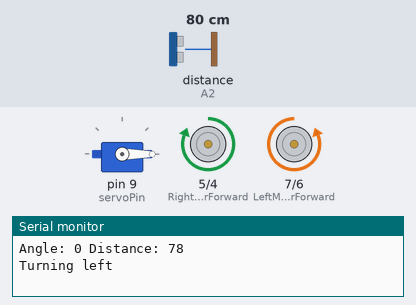
The sketch below on a simulated Arduino Uno, built with avr-gcc and run on an emulated ATmega328P. Parts: servo, motor-driver pin pairs drawn as motors (green arrow = first pin HIGH = forward, orange = second pin HIGH = backward, longer = more drive), the last lines printed to the serial monitor. Wiring (inferred from the names in the program): ultrasonic range finder: trigger A1; echo A2. Inputs (shaded band) come from the test bench; at power-on: distance to the obstacle (sensor on A2) 80 cm. The echo pulse lasts 58.3 µs per cm.

Above: at 1.3 s.
1.4 s: distance to the obstacle (sensor on A2) set to 5 cm
2.9 s: distance to the obstacle (sensor on A2) set to 2 cm
At 3.8 s:
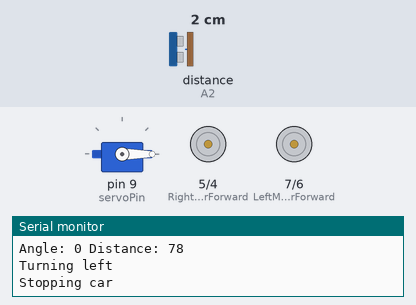
Timing chart, 0 to 5.9 s (numbered marks = the images above; inputs shaded):
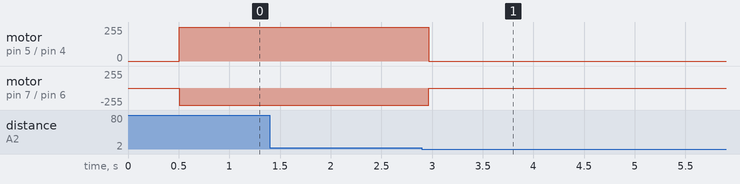

Measured:
- the behaviour switches between 4 and 3 cm on distance to the obstacle (sensor on A2) (found by bisection; images 0 and 1)
- after the input at 1.4 s, every drawn part: stays the same
- after the input at 2.9 s, motor on pin 5 (RightMotorForward) / pin 4 (RightMotorBackward): forward 255/255 → stopped after 0.07 s; motor on pin 7 (LeftMotorForward) / pin 6 (LeftMotorBackward): backward 255/255 → stopped after 0.07 s

The sketch:

obstacle_detecting.ino
```cpp
#include <Servo.h>

Servo servo; // Create a servo object
const int servoPin = 9; // Pin for servo motor

// Motor control pins
const int LeftMotorForward = 7;
const int LeftMotorBackward = 6;
const int RightMotorForward = 5;
const int RightMotorBackward = 4;

// Ultrasonic sensor pins
#define trig_pin A1 // Trig pin
#define echo_pin A2 // Echo pin

// Variables
long duration;
int distance;

void setup() {
  // Set motor pins as outputs
  pinMode(LeftMotorForward, OUTPUT);
  pinMode(LeftMotorBackward, OUTPUT);
  pinMode(RightMotorForward, OUTPUT);
  pinMode(RightMotorBackward, OUTPUT);

  // Set ultrasonic pins
  pinMode(trig_pin, OUTPUT);
  pinMode(echo_pin, INPUT);

  // Attach servo to pin
  servo.attach(servoPin);

  Serial.begin(9600); // Start serial communication
}

void loop() {
  // Step 1: Rotate the servo motor to scan the environment
  for (int angle = 0; angle <= 180; angle += 30) {
    servo.write(angle); // Rotate servo
    delay(500); // Wait for servo to reach position

    // Step 2: Measure distance using ultrasonic sensor
    distance = measureDistance();
    Serial.print("Angle: ");
    Serial.print(angle);
    Serial.print(" Distance: ");
    Serial.println(distance);

    // Step 3: If an object is detected within a reasonable range (e.g., < 100cm)
    if (distance > 0 && distance < 100) {
      // Move the car in the direction of the object
      moveTowardsObject(angle);

      // Stop the car when the distance is 25mm or less
      while (measureDistance() > 2.5) {
        delay(100); // Keep checking the distance
      }

      stopCar(); // Stop the car
      delay(5000); // Wait for 5 seconds

      break; // Break out of the loop after reaching the object
    }
  }

  // Step 6: Repeat the process
  delay(1000);
}

// Function to measure distance using ultrasonic sensor
int measureDistance() {
  digitalWrite(trig_pin, LOW);
  delayMicroseconds(2);
  digitalWrite(trig_pin, HIGH);
  delayMicroseconds(10);
  digitalWrite(trig_pin, LOW);

  duration = pulseIn(echo_pin, HIGH); // Measure the time for echo
  distance = duration * 0.034 / 2; // Calculate the distance in cm
  return distance;
}

// Function to move the car in the direction of the object based on servo angle
void moveTowardsObject(int angle) {
  if (angle < 90) {
    // Object is on the left
    moveLeft();
  } else if (angle > 90) {
    // Object is on the right
    moveRight();
  } else {
    // Object is straight ahead
    moveForward();
  }
}

// Functions to control the motor car
void moveForward() {
  digitalWrite(LeftMotorForward, HIGH);
  digitalWrite(LeftMotorBackward, LOW);
  digitalWrite(RightMotorForward, HIGH);
  digitalWrite(RightMotorBackward, LOW);
  Serial.println("Moving forward");
}

void moveLeft() {
  digitalWrite(LeftMotorForward, LOW);
  digitalWrite(LeftMotorBackward, HIGH);
  digitalWrite(RightMotorForward, HIGH);
  digitalWrite(RightMotorBackward, LOW);
  Serial.println("Turning left");
}

void moveRight() {
  digitalWrite(LeftMotorForward, HIGH);
  digitalWrite(LeftMotorBackward, LOW);
  digitalWrite(RightMotorForward, LOW);
  digitalWrite(RightMotorBackward, HIGH);
  Serial.println("Turning right");
}

void stopCar() {
  digitalWrite(LeftMotorForward, LOW);
  digitalWrite(LeftMotorBackward, LOW);
  digitalWrite(RightMotorForward, LOW);
  digitalWrite(RightMotorBackward, LOW);
  Serial.println("Stopping car");
}
```
